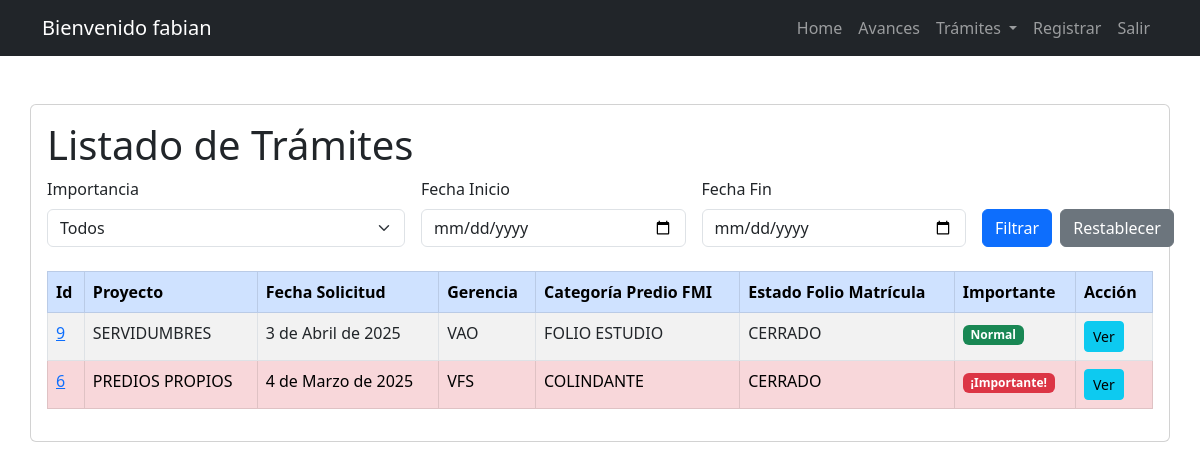
The page /predio_completed/ (signed in) on the database its author committed.
### task/models.py (models this page shows, shortened)
class Predio(models.Model):
    id = models.AutoField(primary_key=True)
    PROYECTO_CHOICES = [('PREDIOS PROPIOS', 'PREDIOS PROPIOS'), ('SERVIDUMBRES', 'SERVIDUMBRES')]
    VIGENCIA_CHOICES = [('2023', '2023'), ('2024', '2024'), ('2025', '2025')]
    GERENCIA_CHOICES = [('VAO', 'VAO'), ('GPA', 'GPA'), ('VRC', 'VRC'), ('GCT', 'GCT'), ('GMA', 'GMA'), ('GRI', 'GRI'), ('GTA', 'GTA'), ('VRO', 'VRO'), ('GCH', 'GCH'), ('GDA', 'GDA'), ('GDT', 'GDT'), ('VPI', 'VPI'), ('VFS', 'VFS')]
    CATEGORIA_PREDIO_FMI_CHOICES = [('COLINDANTE', 'COLINDANTE'), ('FOLIO ESTUDIO', 'FOLIO ESTUDIO'), ('MATRIZ', 'MATRIZ'), ('MATRIZ_COLINDANTE', 'MATRIZ_COLINDANTE'), ('PROPIO', 'PROPIO'), ('SEGREGADO', 'SEGREGADO'), ('SIN INFORMACIÓN', 'SIN INFORMACIÓN')]
    ESTADO_FOLIO_CHOICES = [('ACTIVO', 'ACTIVO'), ('CERRADO', 'CERRADO'), ('SIN INFORMACIÓN', 'SIN INFORMACIÓN')]
    CATEGORIA_FMI_CHOICES = [('ADICIONALES', 'ADICIONALES'), ('COMPLEMENTACIÓN', 'COMPLEMENTACIÓN'), ('SIN INFORMACIÓN', 'SIN INFORMACIÓN'), ('TRADICIÓN', 'TRADICIÓN')]
    TIPO_DOCUMENTAL_CHOICES = [('ACTA', 'ACTA'), ('ACTO ADMINISTRATIVO', 'ACTO ADMINISTRATIVO'), ('AUTO', 'AUTO'), ('CERTIFICADO', 'CERTIFICADO'), ('DECLARACIÓN', 'DECLARACIÓN'), ('DECRETO', 'DECRETO'), ('DEMANDA', 'DEMANDA'), ('DOCUMENTO', 'DOCUMENTO'), ('ESCRITURA', 'ESCRITURA'), ('EXPEDIENTE', 'EXPEDIENTE'), ('RESOLUCIÓN', 'RESOLUCIÓN'), ('SENTENCIA', 'SENTENCIA')]
    ESTADO_CHOICES = [('CARGADO A OTRO PREDIO', 'CARGADO A OTRO PREDIO'), ('CARGADO EN EL PREDIO', 'CARGADO EN EL PREDIO'), ('CARGADO EN SHAREPOINT', 'CARGADO EN SHAREPOINT'), ('NO ENCONTRADO', 'NO ENCONTRADO'), ('NO REQUIERE', 'NO REQUIERE'), ('PENDIENTE VERIFICAR', 'PENDIENTE VERIFICAR'), ('SERVIDOR INGICAT', 'SERVIDOR INGICAT')]
    ESTADO_COMPRA_CHOICES = [('ADQUIRIDO', 'ADQUIRIDO'), ('NO REQUIERE', 'NO REQUIERE'), ('PENDIENTE POR SOLICITAR', 'PENDIENTE POR SOLICITAR'), ('PENDIENTE VERIFICAR', 'PENDIENTE VERIFICAR'), ('SOLICITADO', 'SOLICITADO')]
    SUB_ESTADO_COMPRA_CHOICES = [('ADQUIRIDO PREDIO PROPIOS', 'ADQUIRIDO PREDIO PROPIOS'), ('ADQUIRIDO SERVIDUMBRES', 'ADQUIRIDO SERVIDUMBRES'), ('ERROR REGISTRAL', 'ERROR REGISTRAL'), ('NO APLICA', 'NO APLICA'), ('SOLICITADO / CERTIFICADO NO EXISTE', 'SOLICITADO / CERTIFICADO NO EXISTE'), ('SOLICITADO PREDIO PROPIOS', 'SOLICITADO PREDIO PROPIOS'), ('SOLICITADO SERVIDUMBRES', 'SOLICITADO SERVIDUMBRES')]
    ENVIO_OPEN_TEXT_CHOICES = [('NO', 'NO'), ('NO APLICA', 'NO APLICA'), ('NO REQUIERE', 'NO REQUIERE'), ('PENDIENTE', 'PENDIENTE'), ('SI', 'SI'), ('YA ESTA', 'YA ESTA')]
    ACCION_TECNICA_CHOICES = [('ALIMENTAR EXPEDIENTE PREDIAL', 'ALIMENTAR EXPEDIENTE PREDIAL'), ('ALIMENTAR PREDIO GESTIÓN', 'ALIMENTAR PREDIO GESTIÓN'), ('ALIMENTAR PREDIO MATRIZ', 'ALIMENTAR PREDIO MATRIZ'), ('CARPETA CERO', 'CARPETA CERO'), ('CREAR EXPEDIENTE', 'CREAR EXPEDIENTE'), ('NO REQUIERE', 'NO REQUIERE')]
    proyecto = models.CharField(max_length=16, choices=PROYECTO_CHOICES)
    vigencia = models.CharField(max_length=4, choices=VIGENCIA_CHOICES)
    gerencia = models.CharField(max_length=4, choices=GERENCIA_CHOICES)
    categoria_predio_fmi = models.CharField(max_length=100, choices=CATEGORIA_PREDIO_FMI_CHOICES)
    estado_folio_matricula = models.CharField(max_length=100, choices=ESTADO_FOLIO_CHOICES)
    categoria_fmi = models.CharField(max_length=50, choices=CATEGORIA_FMI_CHOICES)
    tipo_documental = models.CharField(max_length=50, choices=TIPO_DOCUMENTAL_CHOICES)
    estado = models.CharField(max_length=50, choices=ESTADO_CHOICES)
    estado_compra = models.CharField(max_length=50, choices=ESTADO_COMPRA_CHOICES)
    sub_estado_compra = models.CharField(max_length=50, choices=SUB_ESTADO_COMPRA_CHOICES)
    envio_open_text = models.CharField(max_length=50, choices=ENVIO_OPEN_TEXT_CHOICES)
    accion_tecnica = models.CharField(max_length=50, choices=ACCION_TECNICA_CHOICES)
    fecha_solicitud = models.DateField(null=True , blank=True)
    fecha_respuesta = models.DateField(null=True , blank=True)
    datecompleted = models.DateTimeField(null=True, blank=True)
    es_importante = models.BooleanField(default=False)
    fecha_reiteracion = models.DateField(null=True, blank=True)
    ultima_fecha_acceso = models.DateField(null=True, blank=True)
    campo=models.CharField(max_length=50, null=True , blank=True)
    cod_sig = models.CharField(max_length=30, null=True , blank=True)
    fmi = models.CharField(max_length=10, default="00000")
    ced_catastral = models.CharField(max_length=31, null=True , blank=True)
    nom_predio = models.CharField(max_length=50, default="Sin Informacion")
    documento = models.CharField(max_length=15, null=True , blank=True)
    fecha_documento= models.DateField(null=True , blank=True)
    entidad = models.CharField(max_length=100, null=True , blank=True)
    municipio = models.CharField(max_length=100,null=True , blank=True)
    user = models.ForeignKey(
        settings.AUTH_USER_MODEL,
        on_delete=models.SET_NULL,
        null=True,
        blank=True,
        related_name='predios'
    )
    class Meta:
        ordering = ['-fecha_solicitud']

### task/views.py (the view)
# urls.py: path('predio_completed/', views.predio_completed, name='predio_completed'),
@login_required
def predio_completed(request):
    predios = Predio.objects.filter(user=request.user, datecompleted__isnull=False).order_by('-datecompleted')
    return render(request, 'predios.html', {"predios": predios})

### task/templates/predios.html (shortened to what this page needs)
{% extends 'base.html' %}
{% block content %}
<main class="container card card-body mt-5">
  <div class="row">
    <h1>Listado de Trámites</h1>
    <form method="GET" class="mb-4">
      <div class="row g-3">
        <div class="col-md-4">
          <label for="importancia" class="form-label">Importancia</label>
          <select name="importancia" class="form-select">
            <option value="">Todos</option>
          </select>
        </div>
        <div class="col-md-3">
          <label for="fecha_inicio" class="form-label">Fecha Inicio</label>
          <input type="date" name="fecha_inicio" class="form-control" value="{{ request.GET.fecha_inicio }}">
        </div>
        <div class="col-md-3">
          <label for="fecha_fin" class="form-label">Fecha Fin</label>
          <input type="date" name="fecha_fin" class="form-control" value="{{ request.GET.fecha_fin }}">
        </div>
        <div class="col-md-2 d-flex align-items-end">
          <button type="submit" class="btn btn-primary">Filtrar</button>
          <a href="{% url 'predios' %}" class="btn btn-secondary ms-2">Restablecer</a>
        </div>
      </div>
    </form>
    <div class="table-responsive">
      <table class="table table-bordered table-striped table-hover">
        <thead class="table-primary">
          <tr>
            <th>Id</th>
            <th>Proyecto</th>
            <th>Fecha Solicitud</th>
            <th>Gerencia</th>
            <th>Categoría Predio FMI</th>
            <th>Estado Folio Matrícula</th>
            <th>Importante</th>
            <th>Acción</th>
          </tr>
        </thead>
        <tbody>
          {% for predio in predios %}
          <tr {% if predio.es_importante %} class="table-danger" {% endif %}>
            <td><a href="{% url 'predio_detail' predio.id %}">{{ predio.id }}</a></td>
            <td>{{ predio.proyecto }}</td>
            <td>{{ predio.fecha_solicitud }}</td>
            <td>{{ predio.gerencia }}</td>
            <td>{{ predio.categoria_predio_fmi }}</td>
            <td>{{ predio.estado_folio_matricula }}</td>
            <td>
              {% if predio.es_importante %}
                <span class="badge bg-danger">¡Importante!</span>
              {% else %}
                <span class="badge bg-success">Normal</span>
              {% endif %}
            </td>
            <td>
              <a href="{% url 'predio_detail' predio.id %}" class="btn btn-info btn-sm">Ver</a>
            </td>
          </tr>
          {% endfor %}
        </tbody>
      </table>
    </div>
  </div>
</main>
{% endblock %}

### task/templates/_navbar.html (shortened to what this page needs)
<nav class="navbar navbar-expand-lg navbar-dark bg-dark">
  <div class="container">
    <a class="navbar-brand" href="/">
      {% if user.is_authenticated %}
      Bienvenido {{ user.username }}
      {% else %}
      INGICAT S.A.S
      {% endif %}
    </a>
    <div class="collapse navbar-collapse" id="navbarNav">
      <ul class="navbar-nav ms-auto">
        <li class="nav-item">
          <a href="/" class="nav-link" title="Ir a la Pantalla de Inicio">Home</a>
        </li>
        <li class="nav-item">
          <a href="{% url 'cliente_dashboard' %}" class="nav-link"
            title="Ir al Resúmen de la Gestión Documental">Avances</a>
        </li>
        {% if user.is_authenticated %}
        <li class="nav-item dropdown">
          <a class="nav-link dropdown-toggle" href="#" id="tramitesDropdown" role="button" data-bs-toggle="dropdown"
            aria-expanded="false" title="Trámites">
            Trámites
          </a>
        </li>
        {% if user.is_superuser %}
        <li class="nav-item">
          <a href="{% url 'signup' %}" class="nav-link" title="Registrar un Nuevo usuario">Registrar</a>
        </li>
        {% endif %}
        <li class="nav-item">
          <a class="nav-link" href="/logout" title="Salir">Salir</a>
        </li>
        {% else %}
        <li class="nav-item">
          <a href="/signin" class="nav-link" title="Iniciar Sesión">Ingresar</a>
        </li>
        {% endif %}
      </ul>
    </div>
  </div>
</nav>

### rows shown on the page
Predio: id "9", proyecto "SERVIDUMBRES", fecha_solicitud "3 de Abril de 2025", gerencia "VAO", categoria_predio_fmi "FOLIO ESTUDIO", estado_folio_matricula "CERRADO", es_importante "Normal"
Predio: id "6", proyecto "PREDIOS PROPIOS", fecha_solicitud "4 de Marzo de 2025", gerencia "VFS", categoria_predio_fmi "COLINDANTE", estado_folio_matricula "CERRADO", es_importante "¡Importante!"

### other values the page prints
{{ user.username }} "fabian"
